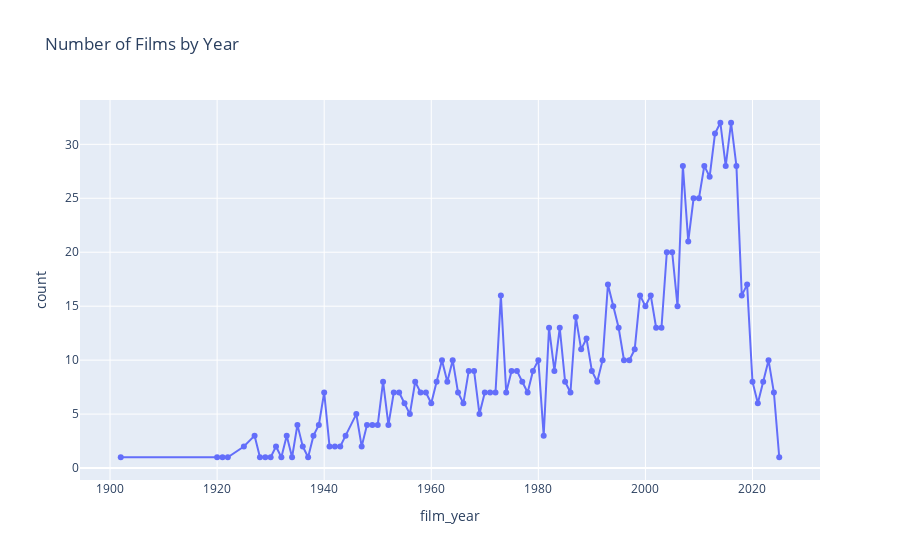

The code cell stored with this chart in its notebook:
### Markdown cell above
## How many "best films of all times" have been released each year and what are the years with the highest count? General discussion on trends

### Code cell
count_by_year = movies.groupby('film_year').size().reset_index(name='count')
fig = px.line(count_by_year, x='film_year', y='count', markers= "point" ,title='Number of Films by Year')
fig.show()

### Figure 1 — Plotly figure (JSON) as saved in the notebook; plotly's stock layout.template omitted (floating-point values rounded to 4 significant figures)
{"data": [{"hovertemplate": "film_year=%{x}<br>count=%{y}<extra></extra>", "legendgroup": "", "line": {"color": "#636efa", "dash": "solid"}, "marker": {"symbol": "circle"}, "mode": "lines+markers", "name": "", "orientation": "v", "showlegend": false, "type": "scatter", "x": [1902, 1920, 1921, 1922, 1925, 1927, 1928, 1929, 1930, 1931, 1932, 1933, 1934, 1935, 1936, 1937, 1938, 1939, 1940, 1941, 1942, 1943, 1944, 1946, 1947, 1948, 1949, 1950, 1951, 1952, 1953, 1954, 1955, 1956, 1957, 1958, 1959, 1960, 1961, 1962, 1963, 1964, 1965, 1966, 1967, 1968, 1969, 1970, 1971, 1972, 1973, 1974, 1975, 1976, 1977, 1978, 1979, 1980, 1981, 1982, 1983, 1984, 1985, 1986, 1987, 1988, 1989, 1990, 1991, 1992, 1993, 1994, 1995, 1996, 1997, 1998, 1999, 2000, 2001, 2002, 2003, 2004, 2005, 2006, 2007, 2008, 2009, 2010, 2011, 2012, 2013, 2014, 2015, 2016, 2017, 2018, 2019, 2020, 2021, 2022, 2023, 2024, 2025], "xaxis": "x", "y": [1, 1, 1, 1, 2, 3, 1, 1, 1, 2, 1, 3, 1, 4, 2, 1, 3, 4, 7, 2, 2, 2, 3, 5, 2, 4, 4, 4, 8, 4, 7, 7, 6, 5, 8, 7, 7, 6, 8, 10, 8, 10, 7, 6, 9, 9, 5, 7, 7, 7, 16, 7, 9, 9, 8, 7, 9, 10, 3, 13, 9, 13, 8, 7, 14, 11, 12, 9, 8, 10, 17, 15, 13, 10, 10, 11, 16, 15, 16, 13, 13, 20, 20, 15, 28, 21, 25, 25, 28, 27, 31, 32, 28, 32, 28, 16, 17, 8, 6, 8, 10, 7, 1], "yaxis": "y"}], "layout": {"legend": {"tracegroupgap": 0}, "title": {"text": "Number of Films by Year"}, "xaxis": {"anchor": "y", "domain": [0, 1], "title": {"text": "film_year"}}, "yaxis": {"anchor": "x", "domain": [0, 1], "title": {"text": "count"}}}}
